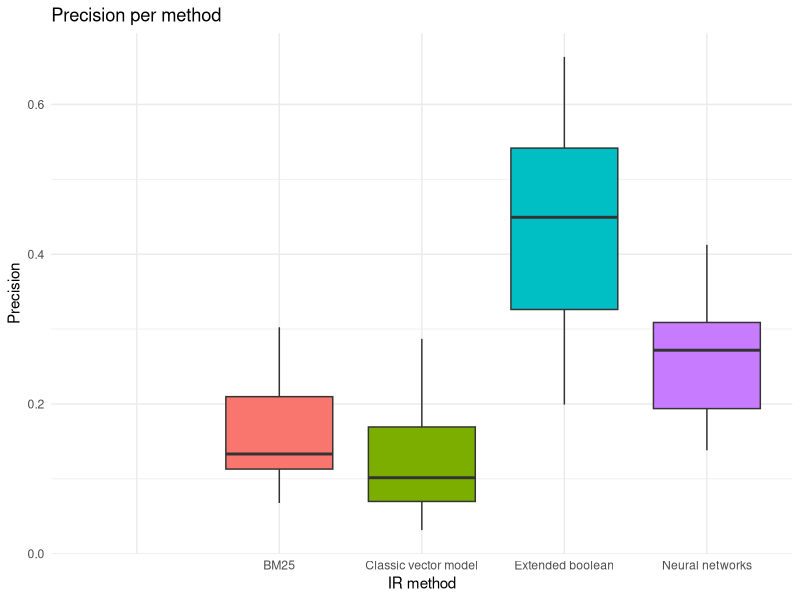

The R script that drew this image:
#loading library
require("ggplot2")

# selecting the current directory
setwd("/Users/tassiovale/Dropbox/PhD Thesis/spltrac/experiment/results/")

# read csv file
data <- read.csv("2017-08-11_10h56m_output.csv")

chart <- ggplot(data=data, aes(x=method, y=precision, fill=method)) +
    geom_boxplot() +
    theme_minimal() +
    ggtitle("Precision per method") +
    labs(x="IR method", y="Precision") +
    scale_fill_discrete(guide=FALSE)

ggsave("2017-08-11_10h56m_precision_chart.eps")